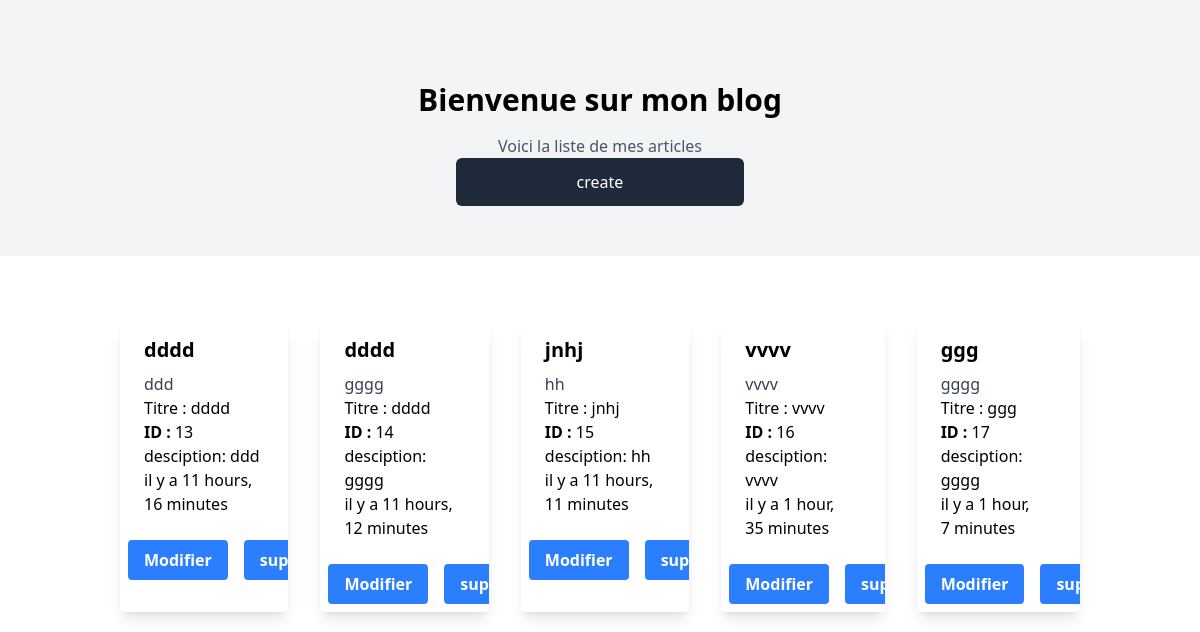
The page / on the database its author committed.
### interface/models.py (models this page shows, shortened)
class Post(models.Model):
    title = models.CharField(max_length=200)
    category = models.ForeignKey(Category, on_delete=models.CASCADE)
    content = models.TextField()
    user = models.ForeignKey(User, related_name='user',  on_delete=models.CASCADE)
    created_at = models.DateTimeField(auto_now_add=True)

### interface/views.py (the view)
# urls.py: path('', views.index, name='index'),
def index(request):
    category_repository = CategoryRepository()
    post_repository = PostRepository()
    category_use_case = CategoryUseCase(category_repository)
    post_use_case = PostUseCase(post_repository)
    categories = category_use_case.get_all_categories()
    posts = post_use_case.get_all_posts()
    context = {
        'categories': categories,
        'posts': posts,
    }
    return render(request, 'interface/index.html' , context)

### application/use_case.py (called while the page is built)
    def get_all_categories(self):
        categories = self.category_repository.get_all_categories()
        return [EntierCategory(name=category.name) for category in categories]

    def get_all_posts(self):
        posts = self.post_repository.get_all_posts()
        return [EntiersPost(id=post.id, title=post.title, content=post.content,user_id=post.user.id,category_id=post.category.id,created_at=post.created_at) for post in posts]

### infrastructure/repositories.py (called while the page is built)
    def get_all_categories(self):
        return Category.objects.all()

    def get_all_posts(self):
        return Post.objects.all()

### interface/templates/interface/index.html
{% extends 'base.html' %}
{% block content %}
   <div class="flex items-center justify-center bg-gray-100 h-64">
      <div class="text-center md:flex flex-col items-center">
          <h1 class="text-3xl font-bold text-center mt-8">Bienvenue sur mon blog</h1>
      <p class="text-center text-gray-600 mt-4">Voici la liste de mes articles</p>
       <a class="py-3 px-2 rounded-md bg-gray-800 w-72 text-white " href="{% url 'post_create' %}">create</a>
      </div>
   </div>
   <div class="container mx-auto p-4">
     <div class="md:flex md:justify-row  mt-8">
      {% for post in posts %}
        <div class="max-w-sm rounded overflow-hidden shadow-lg m-4">
          <div class="px-6 py-4">
            <div class="font-bold text-xl mb-2">{{ post.title }}</div>
            <p class="text-gray-700 text-base">{{ post.content|truncatewords:20 }}</p>
            <p>Titre : {{ post.title }}</p>
            <p><strong>ID :</strong> {{ post.id }}</p>
            <p> desciption: {{ post.content }}</p>
            <p> il y a {{ post.created_at | timesince }}</p>
          </div>
          <div class="flex justify-around">
            <a href="{% url 'update_post' post.id %}" class=" bg-blue-500 hover:bg-blue-700 text-white font-bold py-2 px-4 rounded m-2">Modifier</a>
            <a href="{% url 'delete_post' post.id %}" class="bg-blue-500 hover:bg-gray-600 text-white font-bold py-2 px-4 rounded m-2">suprimer</a>
          </div>
        </div>
      {% endfor %}
     </div>
</div>
{% endblock content %}

### rows shown on the page
Post: title "dddd", content "ddd", title "dddd", content "ddd", created_at "11 hours, 16 minutes"
Post: title "dddd", content "gggg", title "dddd", content "gggg", created_at "11 hours, 12 minutes"
Post: title "jnhj", content "hh", title "jnhj", content "hh", created_at "11 hours, 11 minutes"
Post: title "vvvv", content "vvvv", title "vvvv", content "vvvv", created_at "1 hour, 35 minutes"
Post: title "ggg", content "gggg", title "ggg", content "gggg", created_at "1 hour, 7 minutes"

### other values the page prints
{{ post.id }} "13" "14" "15" "16" "17"
